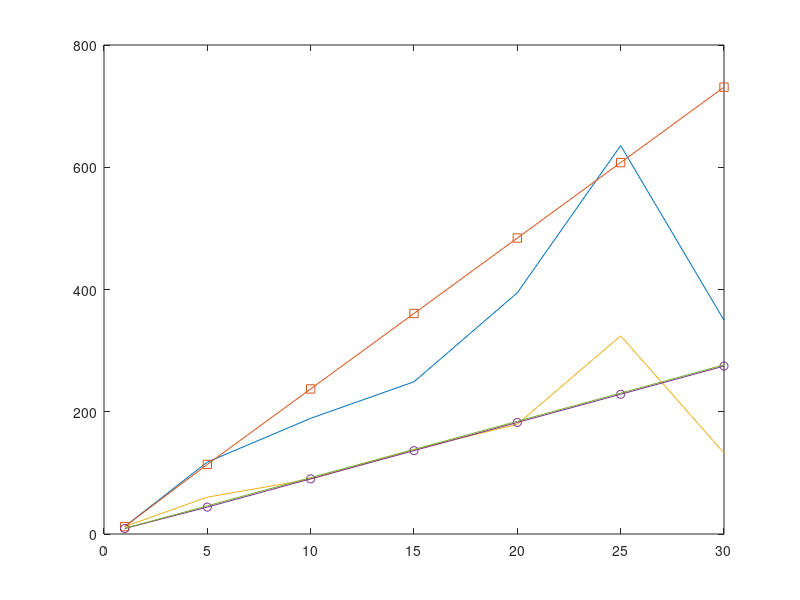

Write the MATLAB code that produced this figure.
clear all 


%M = 32;%number of users
%N = 8;%number of slot within one frame
K = 2; %number of power levels
T = 6;%duration of a slot
Mvec = [1 5 10  15 20 25   30 ];
Nvec = [1 5 10 15 20 25 30  ];
P = 1;
R=0.5; eps = 2^R-1;
for iave = 1: length(Mvec) 
M = Mvec(iave);    
%M = 8;
%N = Nvec(iave);   
N = 1;%number of slot within one frame

J = 0;%number of frames 
num_frame = 500; %num_frame frames are used
h = complex(sqrt(0.5)*randn(M,N*num_frame),sqrt(0.5)*randn(M,N*num_frame));
h = abs(h).^2;

%the optimal value  
%the optimal value    
if M==1
    t_opt = fzero(@(t) (1-t/2)*exp(-t/2)+(1-t^2/2)*exp(-t), M*min(K,M)/M);
else
    t_opt = fzero(@(t) (1-t/2)*exp(-t/2)+(1-t^2/2)*exp(-t),[M*(sqrt(4+2*M*(M-1))-4)/M/(M-3), M*min(K,M)/M]);
end
if K==2
    p_tx = min(1,t_opt/M);
else
    p_tx = min(K/M,1);
end
%p_tx = 0.1;%fixed choice

S_j = [];
Y_j = [];
X_j = [];
t_succ = [];
t_last = 0;%the time for the last successful update
J=0; % record the number of successful updates
x_j = 0; 

%%%%%%%%%%%% decide those NOMA power levels
Pnoma = zeros(K,1);
Pnoma(K) = 2^R-1;

for k = K-1 :-1: 1
    Pnoma(k) = (2^R-1)*(1+sum(Pnoma(k+1:end)));
end
%%%%%%%%%%
zzz=0;
sum1=0; sum2=0;sum3=0; sum4=0;
for i = 1 : num_frame %will use user 1 as the targged user
    succ = 0; 
    n = 1; %index of time slow within a frame
    m = 0; %number of successful devices
    while (succ ==0)      &   n<=N          &  m<M
        if n == 1%a new frame starts
           x_j = x_j + 1; 
           tempjj=0; 
        end
        %tagged user fails  within the frame .  not all user scceed
        h_current = h(1:M-m,(i-1)*N+n); %get the channels for M-m active users
        
        if M==1%for the special case M=1
            tx_level=K;
        else            
            tx_level = randsrc(M-m,1,[1: K]); %which level they want to use
        end
        tx_prob = binornd(1,p_tx(1)*ones(M-m,1)); %1 means tx: willness to send
        
        tx_activex = tx_level.*tx_prob; % activie users' level
        
        for k =1 : K %K power levels
            if M==1
                k=K;
            end
            tx_outage = (Pnoma(k)./h_current(:,1)<=P);
            tx_active = tx_activex.*tx_outage;
            setk = find(~(tx_active-k)); %the set contains users choose power level k
            if length(setk)==0 %no one chooses this level
                %nothing to do, go to the next level
            elseif length(setk)>1 %collision leads to SIC failure
                break;
            else %only one user chooses the level             

                        user_index = setk;
                        if user_index == 1 %the tagged user succeeds
                            succ = 1;
                            J = J +1; %one more successful updates
                            S_j = [S_j n];%record the access delay
                            Y_j = [Y_j (i-1)*N+n-t_last]; %update Y_j
                            t_last = (i-1)*N+n;
                            t_succ = [t_succ (i-1)*N+n];
                            X_j = [X_j x_j];
                            x_j = 0;%for each update, x_j is back to 0   
                            
                            break; % exit the loop with K and go to the next frame
                        else %a user other than the tagged user succeeds
                            
                            m = m +1;% add one active user
                        end                       

                    
            end 
            if k==K %for the special case M=1
                break;
            end
        end
        n=n+1;
    end

end
 %sum3/num_frame -sum4/num_frame 
 
 
 %probabily for a single user (not 1) succeeds - probabily for two users (any) succeed
Q_j = [];
for i = 1 : J-1
    Q_j = [Q_j (S_j(i)*Y_j(i+1) + Y_j(i+1)^2/2)*T^2 ];
end
aoi(iave) = sum(Q_j)/sum(Y_j(2:end)*T);

%analysis%%%%%%%%%%%%%%%%%%%%%%%%%
%find the P matrix
Pmatrix = zeros(M,M);
p1=1/K; 
%pjj
for j = 0: M-1
     p1=1/K;
     pjj=0;
     for m = 1: M-j
         cmm2 = factorial(M-j)/factorial(m)/factorial(M-j-m);
         sumtemp1 = 0;
         for k = 1 : K
             sumtemp1 = sumtemp1 + m*p1*(1-k*p1)^(m-1);
         end
         pjj = pjj + cmm2*p_tx^m*(1-p_tx)^(M-j-m)*sumtemp1;
     end
     Pmatrix(j+1,j+1) = 1-pjj;
end

%p_jj+1
for j = 0 : M-2
     pjj1 =0;
     for m = 2: M-j
         cmm2 = factorial(M-j)/factorial(m)/factorial(M-j-m);
         sumtemp1 = 0;
         for k = 1 : K
             sumtemp2 = 0;
             for ka1=k+1 : K
                 sumtemp2 = sumtemp2 + (m-1)*p1*(1-ka1*p1)^(m-2);
                 if ka1==K & (m-1)*p1*(1-ka1*p1)^(m-2)~=0
                     dfd=1;
                 end
             end

             sumtemp1 = sumtemp1 + (m/(M-j)*(m-1)+(M-j-m)/(M-j)*m)*p1...
                 *((1-k*p1)^(m-1) - sumtemp2);
         end
         pjj1 = pjj1 + cmm2*p_tx^m*(1-p_tx)^(M-j-m)*sumtemp1;
     end
     Pmatrix(j+1,j+2) = pjj1 + (M-j)*p_tx*(1-p_tx)^(M-j-1)*(M-j-1)/(M-j);
end

%for the rest, we can use the generic formula
for i = 2 : K %p_j j+i
     for j = 0 : M-i-1
         pjj1 =0;
         for m = i+1: M-j
             cmm2 = factorial(M-j)/factorial(m)/factorial(M-j-m);
             sumtemp1 = 0;
             for k1 = 1 : K
                 for k2 = k1+i-1 : K
                     sumtemp2 = 0;
                     for ka1=k2+1 : K
                         sumtemp2 = sumtemp2 + (m-i)*p1*(1-ka1*p1)^(m-i-1);
                     end
                     mpp = [m:-1:m-i+1];
                     cmk = factorial(k2-k1-1)/factorial(i-2)/factorial(k2-k1-i+1);
                     sumtemp1 = sumtemp1 + (M-j-i)/(M-j)*prod(mpp)*p1^i*cmk....
                         *((1-k2*p1)^(m-i) - sumtemp2);
                 end
             end
             pjj1 = pjj1 + cmm2*p_tx^m*(1-p_tx)^(M-j-m)*sumtemp1;
         end
         %a special case m=i
         m=i; 
             cmm2 = factorial(M-j)/factorial(m)/factorial(M-j-m);
             sumtemp1 = 0;
             for k1 = 1 : K
                 for k2 = k1+i-1 : K
                     sumtemp2 = 0;
                     mpp = [m:-1:m-i+1];
                     cmk = factorial(k2-k1-1)/factorial(i-2)/factorial(k2-k1-i+1);
                     sumtemp1 = sumtemp1 + (M-j-i)/(M-j)*prod(mpp)*p1^i*cmk....
                         *((1-k2*p1)^(m-i) - sumtemp2);
                 end
             end
             Pmatrix(j+1,j+i+1) = pjj1 + cmm2*p_tx^m*(1-p_tx)^(M-j-m)*sumtemp1;
     end
end

%%%%%%%%%%%%%%%%%%%%%%%%%%%%%%%%%%%%

%find the p vector 
p_vector = zeros(M,1);
for j = 1 : M
    p_vector(j,1) = 1- sum(Pmatrix(j,:)) ;
end
    
s0 = zeros(M,1); s0(1)=1;
pfail = s0'*Pmatrix^N*ones(M,1);

EYj = T*N/(1-pfail);
EXj = 1/(1-pfail);
EXj2 = (1+pfail)/(1-pfail)^2;
ESj = 0; ESj2 = 0;
for n = 1 : N
    ESj = ESj + T*n*s0'*Pmatrix^(n-1)*p_vector/(1-pfail);
    ESj2 = ESj2 +T^2* n^2*s0'*Pmatrix^(n-1)*p_vector/(1-pfail);
end

EYj2 = T^2*N^2*EXj2 + 2*ESj2 - 2*(ESj)^2;
ESj1Y = ESj*EYj - ESj2 + (ESj)^2;

Aoi_ana(iave) = ESj1Y/EYj + EYj2/2/EYj;
 
Aoi_app(iave) =    N*T*2*M*exp(t_opt)/t_opt/(exp(t_opt/2)+1+t_opt/2);
%%%%%%%%%%%%%%%%%%%%%%%%%%%%%%%%%%%%%%%%%%%%%%%%%%%%%%%%%%%%%%%%%%%%%%%%%%%%%%
%%%%%%%%%%%%%%%%%%%%%%%% the benchmarking scheme %%%%%%%%%%%%%%%%%%%%%%%%%%%%%%%%%%%%%
S_j = [];
Y_j = [];
X_j = [];
t_succ = [];
t_last = 0;%the time for the last successful update
J=0; % record the number of successful updates
x_j = 0; 
p_tx =  0.1* ones(1,M);% 1./(M-[0:M-1]);%0.1* ones(1,M);%
p_tx =   1./(M-[0:M-1]);%

for i = 1 : num_frame %will use user 1 as the targged user
    if i == 36
        dfd=1;
    end
    succ = 0; 
    n = 1; %index of time slow within a frame
    m = 0; %number of successful devices
    while (succ ==0)      &   n<=N          &  m<M
       %tagged user fails  within the frame .  not all user scceed
       if n == 1%a new frame starts
           x_j = x_j + 1; 
           tempjj=0; 
       end
        h_current = h(1:M-m,(i-1)*N+n); %get the channels for M-m active users
        tx_status = binornd(1,p_tx(m+1)*ones(M-m,1)); %1 means tx
        if sum(tx_status) == 1 % a single user decides to transmit
            temp1 =  (h_current>=eps/P).*tx_status;
            if sum(temp1)==1 %that user succeeds 
                user_index = find(temp1);
                if user_index == 1 %the tagged user succeeds
                    succ = 1;
                    J = J +1; %one more successful updates
                    S_j = [S_j n];%record the access delay
                    Y_j = [Y_j (i-1)*N+n-t_last]; %update Y_j
                    t_last = (i-1)*N+n;
                    t_succ = [t_succ (i-1)*N+n];
                    X_j = [X_j x_j];
                    x_j = 0;%for each update, x_j is back to 0   
                    tempjj = 1; 
                else %a user other than the tagged user succeeds
                    m = m +1;% add one active user
                end
                              
            end
        end
        n = n + 1; % move to the next time slot   
    end    

end

Q_j = [];
for i = 1 : J-1
    Q_j = [Q_j (S_j(i)*Y_j(i+1) + Y_j(i+1)^2/2)*T^2 ];
end
aoi_oma(iave) = sum(Q_j)/sum(Y_j(2:end)*T);
                     
         
%analysis
P_matrix = zeros(M,M);
for j = 0 : M-1
    for i = 0 : M-1
        if i==j
            P_matrix(j+1,i+1) = 1 - (M-j)*p_tx(j+1)*...
                exp(-eps/P)*(1-p_tx(j+1))^(M-j-1);
        elseif i == j+1
            P_matrix(j+1,i+1) = (M-j-1)*p_tx(j+1)*...
                exp(-eps/P)*(1-p_tx(j+1))^(M-j-1);
        end
    end
end

p_vector = zeros(M,1);
for j = 0 : M-1
    p_vector(j+1,1) = p_tx(j+1)*...
                exp(-eps/P)*(1-p_tx(j+1))^(M-j-1);
end
    
s0 = zeros(M,1); s0(1)=1;
pfail = s0'*P_matrix^N*ones(M,1);

EYj = N/(1-pfail);
EXj = 1/(1-pfail);
EXj2 = (1+pfail)/(1-pfail)^2;
ESj = 0; ESj2 = 0;
for n = 1 : N
    ESj = ESj + n*s0'*P_matrix^(n-1)*p_vector/(1-pfail);
    ESj2 = ESj2 + n^2*s0'*P_matrix^(n-1)*p_vector/(1-pfail);
end

EYj2 = N^2*EXj2 + 2*ESj2 - 2*(ESj)^2;
ESj1Y = ESj*EYj - ESj2 + (ESj)^2;

Aoi_ana_oma(iave) = T*ESj1Y/EYj + T*EYj2/2/EYj;

ratiox(iave) = 2*exp(t_opt-1)/t_opt/(exp(t_opt/2)+1+t_opt/2);
end

%plot(Nvec,aoi_oma, Nvec,Aoi_ana_oma, '-s',Nvec,aoi, Nvec, Aoi_ana,'-o') 
plot(Mvec,aoi_oma, Mvec,Aoi_ana_oma, '-s',Mvec,aoi, Mvec, Aoi_ana,'-o', Mvec, Aoi_app) 
%plot(Mvec, Aoi_ana./Aoi_ana_oma, Mvec, ratiox) 
%plot(Mvec, Aoi_ana./Aoi_ana_oma ) 
